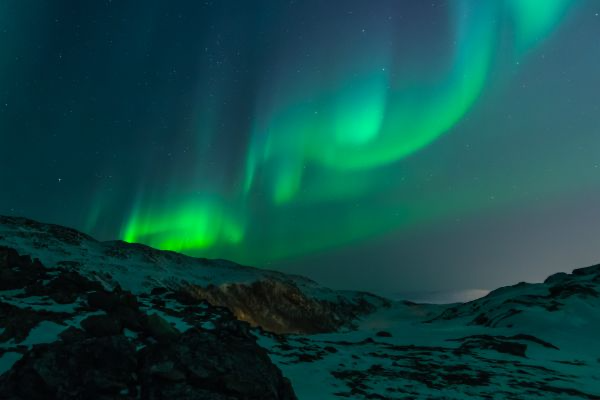
#> input picture img_lights.png, 600 x 400 px
$ python test_pillow_text_draw.py
#> lines starting #> are read from the running program, lines starting #| are printed output that depends on the picture
import numpy as np
from PIL import ImageDraw, Image, ImageFont

im = Image.open("img_lights.png")
#> im is the input picture: PIL image 600x400 RGBA; mean R, G, B, A 15.3, 72, 69.4, 255
im_size = 1000
im = im.crop((0, 0, im_size, im_size))
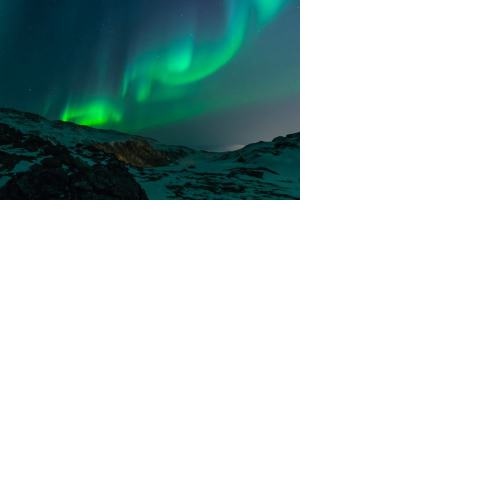
#> im: PIL image 1000x1000 RGBA (shown at 1/2 size); mean R, G, B, A 3.7, 17.3, 16.7, 61.2; transparent parts drawn white
font_ratio = 0.05
fnt = ImageFont.truetype("Roboto-Bold.ttf", int(im_size * font_ratio))
d = ImageDraw.Draw(im)

rec_upper_left = np.array((0, 0))
rec_size = im_size * font_ratio
rec_outline_width = int(rec_size * 0.05)
text_off = np.array((rec_size * 0.2, -rec_size * 0.07))
text_loc = rec_upper_left + text_off
rec_bottom_right = rec_upper_left + rec_size
d.rectangle(
    (rec_upper_left[0], rec_upper_left[1], rec_bottom_right[0], rec_bottom_right[1]),
    fill="white", outline="black", width=rec_outline_width)
d.text(text_loc.tolist(), "0", fill="black", font=fnt)

im.show()
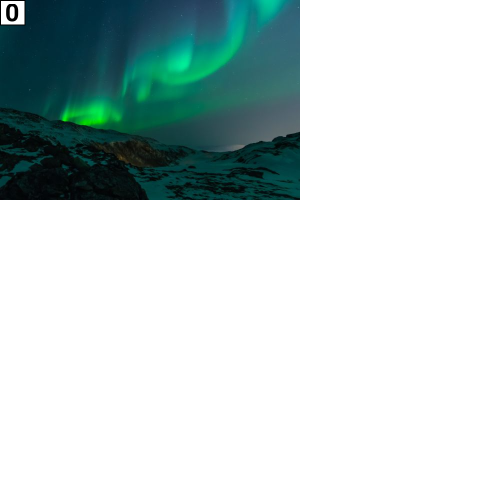
#> shown: PIL image 1000x1000 RGBA (shown at 1/2 size); mean R, G, B, A 4.1, 17.6, 16.9, 61.2; transparent parts drawn white
